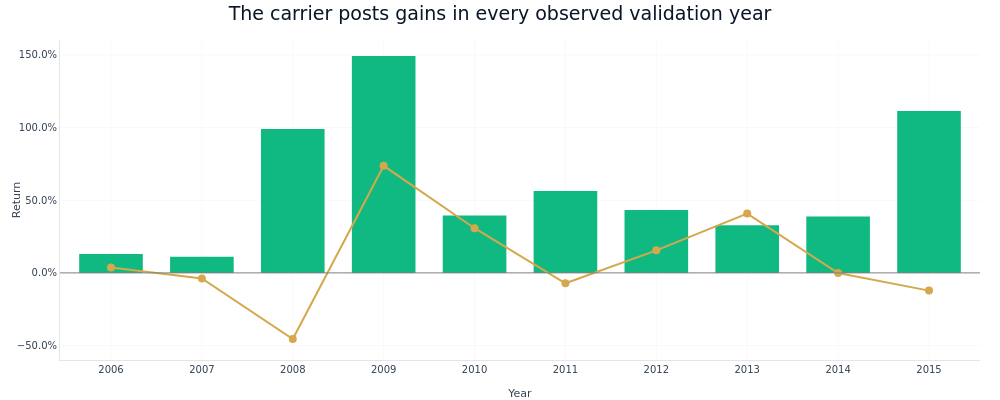

Notebook cell for this chart:
### Markdown cell above
**Annual returns.** Calendar-year strategy vs. benchmark bars.

### Code cell
fig_annual = plot_annual_returns_bar(pa, benchmark_label="EW universe")
fig_annual.update_layout(title="The carrier posts gains in every observed validation year")
fig_annual.show()

### Figure 1 — Plotly figure (JSON) as saved in the notebook; plotly's stock layout.template omitted (floating-point values rounded to 4 significant figures)
{"data": [{"hovertemplate": "Year: %{x}<br>Return: %{y:.2%}<extra></extra>", "marker": {"color": ["#10b981", "#10b981", "#10b981", "#10b981", "#10b981", "#10b981", "#10b981", "#10b981", "#10b981", "#10b981"]}, "name": "Strategy", "type": "bar", "x": ["2006", "2007", "2008", "2009", "2010", "2011", "2012", "2013", "2014", "2015"], "y": [0.1301, 0.1107, 0.9902, 1.493, 0.3953, 0.5642, 0.4338, 0.3278, 0.3886, 1.114]}, {"hovertemplate": "Year: %{x}<br>Return: %{y:.2%}<extra></extra>", "line": {"color": "#D4A84B", "width": 2}, "marker": {"size": 8}, "mode": "lines+markers", "name": "EW universe", "type": "scatter", "x": [2006, 2007, 2008, 2009, 2010, 2011, 2012, 2013, 2014, 2015], "y": [0.03692, -0.03842, -0.4549, 0.737, 0.3076, -0.07165, 0.1551, 0.4082, -0.001348, -0.122]}], "layout": {"bargap": 0.3, "font": {"color": "#334155", "family": "DM Sans, DejaVu Sans, sans-serif", "size": 12}, "height": 400, "hoverlabel": {"bgcolor": "white", "font": {"family": "DM Sans, DejaVu Sans, sans-serif", "size": 13}}, "hovermode": "x unified", "legend": {"x": 0.99, "xanchor": "right", "y": 0.99, "yanchor": "top"}, "margin": {"b": 40, "l": 60, "r": 20, "t": 40}, "paper_bgcolor": "rgba(0,0,0,0)", "plot_bgcolor": "rgba(0,0,0,0)", "shapes": [{"line": {"color": "gray", "dash": "solid", "width": 1}, "type": "line", "x0": 0, "x1": 1, "xref": "x domain", "y0": 0, "y1": 0, "yref": "y"}], "showlegend": false, "title": {"text": "The carrier posts gains in every observed validation year"}, "width": 1000, "xaxis": {"gridcolor": "rgba(0,0,0,0.06)", "linecolor": "rgba(0,0,0,0.1)", "title": {"text": "Year"}, "type": "category", "zeroline": false}, "yaxis": {"gridcolor": "rgba(0,0,0,0.06)", "linecolor": "rgba(0,0,0,0.1)", "tickformat": ".1%", "title": {"text": "Return"}, "zeroline": false}}}
